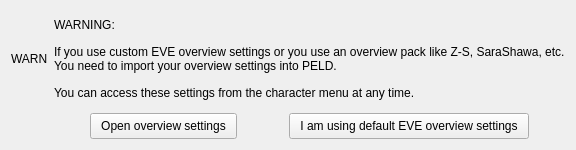
<?xml version="1.0" encoding="UTF-8"?>
<ui version="4.0">
 <class>OverviewNotification</class>
 <widget class="QWidget" name="OverviewNotification">
  <property name="geometry">
   <rect>
    <x>0</x>
    <y>0</y>
    <width>573</width>
    <height>150</height>
   </rect>
  </property>
  <property name="windowTitle">
   <string>PyEveLiveDPS Overview Settings Warning</string>
  </property>
  <property name="styleSheet">
   <string notr="true">QPushButton {
  padding: 5px 10px 5px 10px;
}</string>
  </property>
  <layout class="QGridLayout" name="gridLayout">
   <item row="1" column="1" colspan="5">
    <widget class="QLabel" name="label_3">
     <property name="text">
      <string>If you use custom EVE overview settings or you use an overview pack like Z-S, SaraShawa, etc.
You need to import your overview settings into PELD.</string>
     </property>
    </widget>
   </item>
   <item row="3" column="3">
    <spacer name="horizontalSpacer_3">
     <property name="orientation">
      <enum>Qt::Horizontal</enum>
     </property>
     <property name="sizeType">
      <enum>QSizePolicy::Fixed</enum>
     </property>
     <property name="sizeHint" stdset="0">
      <size>
       <width>40</width>
       <height>20</height>
      </size>
     </property>
    </spacer>
   </item>
   <item row="3" column="1">
    <spacer name="horizontalSpacer">
     <property name="orientation">
      <enum>Qt::Horizontal</enum>
     </property>
     <property name="sizeHint" stdset="0">
      <size>
       <width>40</width>
       <height>20</height>
      </size>
     </property>
    </spacer>
   </item>
   <item row="0" column="1" colspan="5">
    <widget class="QLabel" name="label_2">
     <property name="text">
      <string>WARNING:</string>
     </property>
    </widget>
   </item>
   <item row="3" column="2">
    <widget class="QPushButton" name="openSettings">
     <property name="sizePolicy">
      <sizepolicy hsizetype="Preferred" vsizetype="Fixed">
       <horstretch>0</horstretch>
       <verstretch>0</verstretch>
      </sizepolicy>
     </property>
     <property name="text">
      <string>Open overview settings</string>
     </property>
    </widget>
   </item>
   <item row="3" column="5">
    <spacer name="horizontalSpacer_2">
     <property name="orientation">
      <enum>Qt::Horizontal</enum>
     </property>
     <property name="sizeHint" stdset="0">
      <size>
       <width>40</width>
       <height>20</height>
      </size>
     </property>
    </spacer>
   </item>
   <item row="3" column="4">
    <widget class="QPushButton" name="useDefault">
     <property name="sizePolicy">
      <sizepolicy hsizetype="Preferred" vsizetype="Fixed">
       <horstretch>0</horstretch>
       <verstretch>0</verstretch>
      </sizepolicy>
     </property>
     <property name="text">
      <string>I am using default EVE overview settings</string>
     </property>
    </widget>
   </item>
   <item row="2" column="1" colspan="5">
    <widget class="QLabel" name="label_4">
     <property name="text">
      <string>You can access these settings from the character menu at any time.</string>
     </property>
    </widget>
   </item>
   <item row="0" column="0" rowspan="3">
    <widget class="QLabel" name="icon">
     <property name="sizePolicy">
      <sizepolicy hsizetype="Fixed" vsizetype="Preferred">
       <horstretch>0</horstretch>
       <verstretch>0</verstretch>
      </sizepolicy>
     </property>
     <property name="text">
      <string>WARN</string>
     </property>
    </widget>
   </item>
  </layout>
 </widget>
 <resources/>
 <connections/>
</ui>
